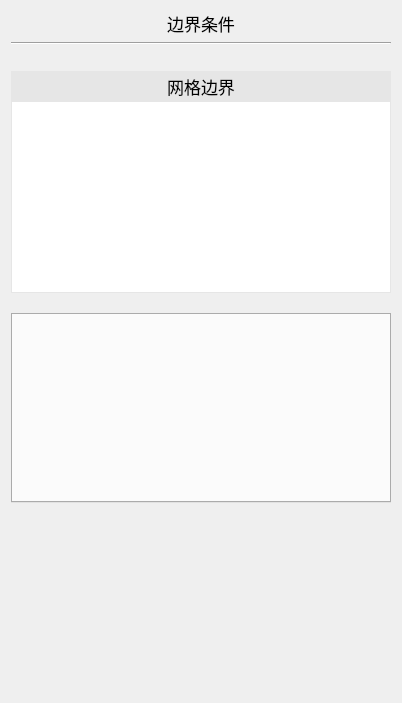
<?xml version="1.0" encoding="UTF-8"?>
<ui version="4.0">
 <class>FormBoundaryConditionsClass</class>
 <widget class="QWidget" name="FormBoundaryConditionsClass">
  <property name="geometry">
   <rect>
    <x>0</x>
    <y>0</y>
    <width>402</width>
    <height>703</height>
   </rect>
  </property>
  <property name="windowTitle">
   <string>FormBoundaryConditions</string>
  </property>
  <layout class="QGridLayout" name="gridLayout">
   <item row="0" column="0">
    <layout class="QVBoxLayout" name="verticalLayout_2">
     <item>
      <widget class="QLabel" name="label">
       <property name="font">
        <font>
         <pointsize>13</pointsize>
        </font>
       </property>
       <property name="text">
        <string>边界条件</string>
       </property>
       <property name="alignment">
        <set>Qt::AlignCenter</set>
       </property>
      </widget>
     </item>
     <item>
      <widget class="Line" name="line">
       <property name="orientation">
        <enum>Qt::Horizontal</enum>
       </property>
      </widget>
     </item>
     <item>
      <spacer name="verticalSpacer">
       <property name="orientation">
        <enum>Qt::Vertical</enum>
       </property>
       <property name="sizeType">
        <enum>QSizePolicy::Fixed</enum>
       </property>
       <property name="sizeHint" stdset="0">
        <size>
         <width>20</width>
         <height>20</height>
        </size>
       </property>
      </spacer>
     </item>
     <item>
      <layout class="QVBoxLayout" name="verticalLayout">
       <property name="spacing">
        <number>0</number>
       </property>
       <item>
        <widget class="QLabel" name="label_2">
         <property name="minimumSize">
          <size>
           <width>0</width>
           <height>30</height>
          </size>
         </property>
         <property name="maximumSize">
          <size>
           <width>16777215</width>
           <height>30</height>
          </size>
         </property>
         <property name="font">
          <font>
           <family>Agency FB</family>
           <pointsize>13</pointsize>
          </font>
         </property>
         <property name="styleSheet">
          <string notr="true">QLabel {
    background-color: rgb(230, 230, 230);
}
</string>
         </property>
         <property name="text">
          <string>网格边界</string>
         </property>
         <property name="alignment">
          <set>Qt::AlignCenter</set>
         </property>
        </widget>
       </item>
       <item>
        <widget class="QListView" name="listView">
         <property name="focusPolicy">
          <enum>Qt::NoFocus</enum>
         </property>
         <property name="styleSheet">
          <string notr="true">QListView {
    background-color: white; /* 设置元素背景颜色为白色 */
    border: 1px solid rgb(230, 230, 230); /* 设置边框颜色 */
    show-decoration-selected: 1; /* 显示选中项的装饰 */
}

QListView::item {
    border-bottom: 1px solid rgb(230, 230, 230); /* 设置元素之间的横线颜色 */
}

QHeaderView::section {
    background-color: rgb(230, 230, 230); /* 设置标题背景颜色 */
    border: 1px solid rgb(230, 230, 230); /* 设置标题边框颜色 */
}

QListView::item:hover {
    background: #F7F7F7;
}

QListView::item:selected {
    background: #EEEEEE;
}

</string>
         </property>
        </widget>
       </item>
       <item>
        <spacer name="verticalSpacer_2">
         <property name="orientation">
          <enum>Qt::Vertical</enum>
         </property>
         <property name="sizeType">
          <enum>QSizePolicy::Fixed</enum>
         </property>
         <property name="sizeHint" stdset="0">
          <size>
           <width>20</width>
           <height>20</height>
          </size>
         </property>
        </spacer>
       </item>
       <item>
        <widget class="QTabWidget" name="tabWidget">
         <property name="styleSheet">
          <string notr="true"/>
         </property>
         <property name="currentIndex">
          <number>-1</number>
         </property>
        </widget>
       </item>
       <item>
        <spacer name="verticalSpacer_3">
         <property name="orientation">
          <enum>Qt::Vertical</enum>
         </property>
         <property name="sizeHint" stdset="0">
          <size>
           <width>20</width>
           <height>0</height>
          </size>
         </property>
        </spacer>
       </item>
      </layout>
     </item>
    </layout>
   </item>
  </layout>
 </widget>
 <layoutdefault spacing="6" margin="11"/>
 <resources/>
 <connections/>
</ui>
